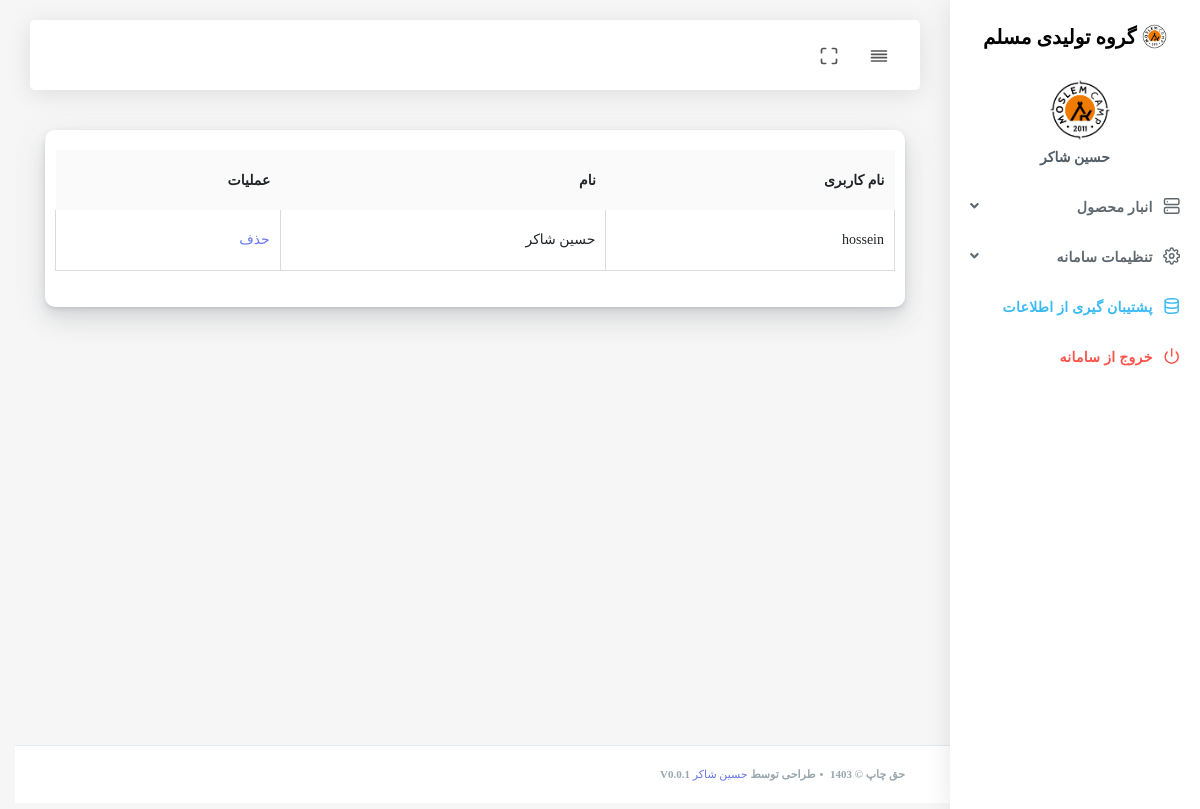
/inc/addons/settings/users-list.php (signed in), run on the app's committed database.
### tables this page shows
CREATE TABLE `options` (
  `id` int(11) NOT NULL AUTO_INCREMENT,
  `sitename` mediumtext NOT NULL,
  `logo` mediumtext NOT NULL,
  PRIMARY KEY (`id`)
);

CREATE TABLE `admintable` (
  `id` int(11) NOT NULL AUTO_INCREMENT,
  `username` varchar(99) NOT NULL,
  `password` varchar(99) NOT NULL,
  `name` varchar(99) NOT NULL,
  `type` varchar(99) NOT NULL,
  `access` mediumtext NOT NULL,
  PRIMARY KEY (`id`)
);

### inc/functions.php (called while the page is built)
<?php
function getColumnValue($connection, $columnName,$tablename) {
    $sql = "SELECT $columnName FROM $tablename";
    $result = mysqli_query($connection, $sql);
    $row = mysqli_fetch_assoc($result);
    return $row[$columnName];
}

### inc/addons/settings/users-list.php (the view, shortened to what this page needs)
<?php
require_once '../../../header.php';
$sql = "SELECT * FROM admintable";
$result = $connection->query($sql);
if ($result->num_rows > 0) {
    echo '
    <div class="col-12">
    <div class="main-content">
    <div class="card">
    <div class="card-body">
    <div class="row"><table class="table table-striped table-hover" id="tableExport" style="width:100%;">';
    echo "
    <tr><th>نام کاربری</th><th>نام</th><th>عملیات</th></tr>";
    while($row = $result->fetch_assoc()) {
        echo "<tr><td>" . $row["username"]. "</td><td>" . $row["name"]. "</td>";
        echo "<td><a href='?delete=" . $row["id"] . "'>حذف</a></td></tr>";
    }
    echo "</table>";
    echo '    </div>
    </div></div>
    </div>'
    ;
} else {
    echo "هیچ کاربری یافت نشد";
}
?>
<?php require_once '../../../footer.php';?>

### menu.php (shortened to what this page needs)
<div class="main-sidebar sidebar-style-2">
    <aside id="sidebar-wrapper">
        <div class="sidebar-brand">
            <a href="<?php echo $base_url; ?>/index.php"> <img alt="تصویر" src="<?php echo $base_url; ?>/assets/img/logo-m.png" class="header-logo"> <span class="logo-name">
                <?php
$columnName = "sitename";
$tablename="options";
$value = getColumnValue($connection, $columnName,$tablename);
echo "$value";
                ?>
            </span>
            </a>
        </div>
        <div class="sidebar-user">
            <div class="sidebar-user-picture">
                <img alt="تصویر" src="<?php echo $base_url; ?>/assets/img/logo-m.png">
            </div>
            <div class="sidebar-user-details">
                <div class="user-name"><?php echo $_SESSION["username"];?></div>
                    <?php
    $accessArray = explode(',', $_SESSION["access"]);
    ?>
            </div>
        </div>
        <ul class="sidebar-menu">
            <?php  if (in_array(6, $accessArray) || in_array(7, $accessArray) || in_array(8, $accessArray) || in_array(9, $accessArray) || in_array(10, $accessArray)) {?>
            <li class="dropdown ">
                <a href="#" class="nav-link has-dropdown"><i data-feather="server"></i><span>انبار محصول</span></a>
                <?php  } ?>
                    <?php  if (in_array(6, $accessArray) || in_array(7, $accessArray) || in_array(8, $accessArray) || in_array(9, $accessArray) || in_array(10, $accessArray)) {?>
            </li>
            <?php  } ?>
            <?php  if (in_array(20, $accessArray) || in_array(21, $accessArray) || in_array(22, $accessArray)|| in_array(25, $accessArray)|| in_array(26, $accessArray) ) {?>
            <li class="dropdown ">
                <a href="#" class="nav-link has-dropdown"><i data-feather="settings"></i><span>تنظیمات سامانه</span></a>
                <?php  } ?>
                <?php  if (in_array(20, $accessArray) || in_array(21, $accessArray) || in_array(22, $accessArray)|| in_array(25, $accessArray)|| in_array(26, $accessArray) ) {?>
            </li>
            <?php  } ?>
            <?php if (in_array(24, $accessArray)) {?>
            <li><a class="nav-link text-info" href="<?php echo $base_url; ?>/backup.php"><i data-feather="database"></i><span>پشتیبان گیری از اطلاعات</span></a></li>
            <?php  } ?>
            <li><a class="nav-link text-danger" href="<?php echo $base_url; ?>/exit.php"><i data-feather="power"></i><span class="text-danger">خروج از سامانه</span></a></li>
        </ul>
    </aside>
</div>

### header.php (style rules this page uses)
tbody>tr>td { border: 1px solid #dbdbdb; }

### data on the page
options: sitename "گروه تولیدی مسلم"
admintable: username "hossein", name "حسین شاکر"

### other printed values
$_SESSION["username"] "حسین شاکر"
